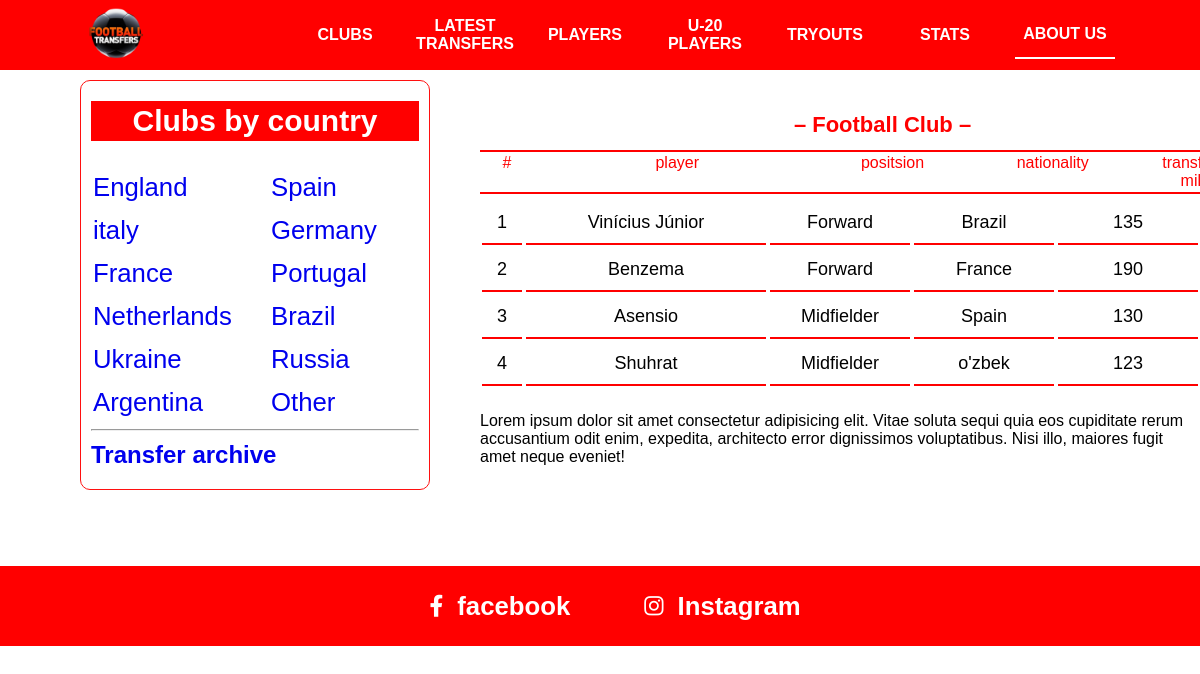
The app's page /clubs/1/ with its own data.
### asosiy/models.py (models this page shows, shortened)
class Player(models.Model):
    pozit = [
        ('Midfielder', 'Midfielder'),
        ('Defender', 'Defender'),
        ('Forward', 'Forward'),
        ('Keeper', 'Keeper')
    ]
    ism = models.CharField(max_length=50)
    t_yil = models.DateField()
    club = models.ForeignKey(Club, on_delete=models.CASCADE, related_name='futbolchilari')
    tr_narxi = models.PositiveIntegerField()
    millat = models.CharField(max_length=50)
    pozitsiya = models.CharField(max_length=50, choices=pozit)

### asosiy/views.py (the view)
# urls.py: path('clubs/<int:son>/', bitta_club),
def bitta_club(request,son):
    data = {
        'club': Player.objects.filter(club=Club.objects.get(id=son))
    }
    return render(request, 'country-clubs.html', data)

### templates/country-clubs.html
{% extends 'header.html' %}
{% block content %}
      <div class="nav">
        <h2>– Football Club {{soz}} –</h2>
        <table class="content-nav">
          <thead>
            <tr>
              <td>#</td>
              <td>player</td>
              <td>positsion</td>
              <td>nationality</td>
              <td>
                transfer value, <br />
                mill. euro
              </td>
            </tr>
          </thead>
        </table>
      </div>
      <div class="content">
        <table class="players">
          {% for i in club %}
          <tr>
            <td>{{forloop.counter}}</td>
            <td>{{i.ism}}</td>
            <td>{{i.pozitsiya}}</td>
            <td>{{i.millat}}</td>
            <td>{{i.tr_narxi}}</td>
          </tr>
          {% endfor %}
        </table>
        <p>
          Lorem ipsum dolor sit amet consectetur adipisicing elit. Vitae soluta
          sequi quia eos cupiditate rerum accusantium odit enim, expedita,
          architecto error dignissimos voluptatibus. Nisi illo, maiores fugit
          amet neque eveniet!
        </p>
      </div>
{% endblock %}

### static/css/main.css (style rules this page uses)
* { margin: 0; padding: 0; box-sizing: border-box; }
.nav { width: 805px; background-color: white; position: fixed; left: 480px; top: 70px; }
.nav h2 { text-align: center; color: red; line-height: 50px; padding-top: 30px; font-size: 22px; }
.players { width: 100%; }
.players tr { display: flex; flex-wrap: wrap; justify-content: space-between; }
.players tr td { width: 140px; margin-bottom: 4px; padding: 10px 0px; font-size: 18px; border-bottom: 2px solid rgb(255, 0, 0); text-align: center; }
.players tr td:nth-child(2), .top-players tr td:nth-child(2), .playerss tr td:nth-child(2) { width: 240px; }
.players tr td:nth-child(1), .top-players tr td:nth-child(1), .playerss tr td:nth-child(1) { width: 40px !important; }
.content { max-width: 800px; margin-left: 480px; margin-top: 200px; padding-bottom: 100px; }
.content p, .content b { margin-top: 20px; }
.content-nav { border-top: 2px solid rgb(255, 0, 0); border-bottom: 2px solid rgb(255, 0, 0); width: 100%; }
.content-nav tr { display: flex; justify-content: space-between !important; }
.content-nav tr td { width: 140px; color: red; text-align: center; }
.content-nav tr td:nth-child(1) { width: 50px; }
.content-nav tr td:nth-child(2) { width: 250px; }

### records on screen
Player: ism "Vinícius Júnior", pozitsiya "Forward", millat "Brazil", tr_narxi "135"
Player: ism "Benzema", pozitsiya "Forward", millat "France", tr_narxi "190"
Player: ism "Asensio", pozitsiya "Midfielder", millat "Spain", tr_narxi "130"
Player: ism "Shuhrat", pozitsiya "Midfielder", millat "o'zbek", tr_narxi "123"
